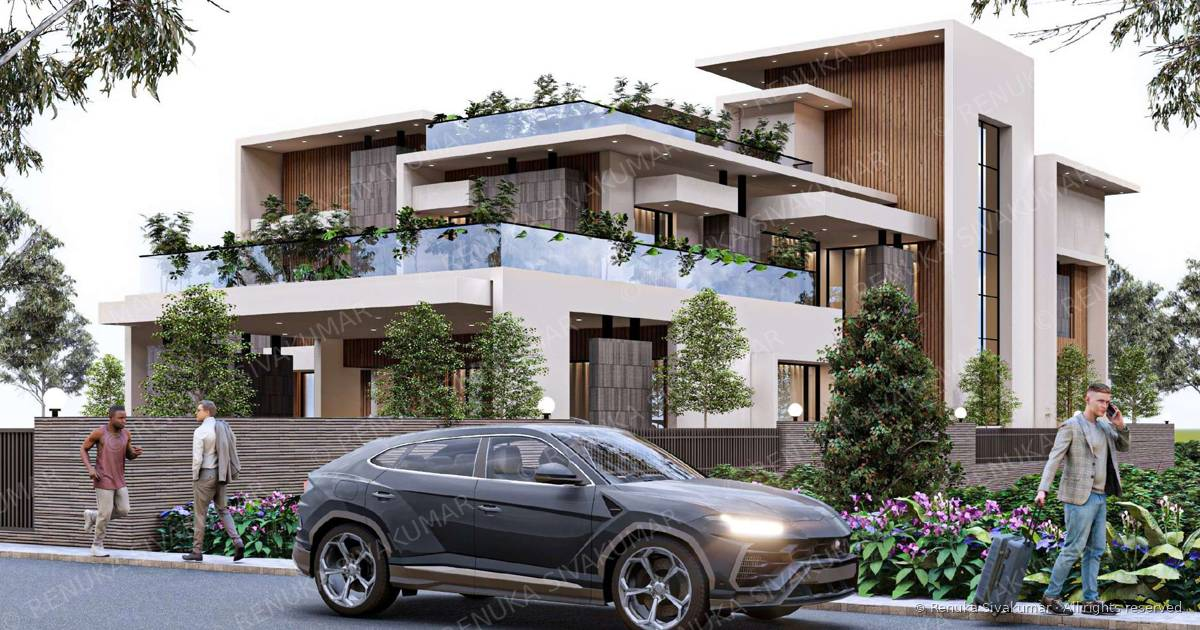
#> input picture assets/share.jpg, 1200 x 630 px
$ python -i protect.py   (imports and definitions only)
#> lines starting #> are read from the running program, lines starting #| are printed output that depends on the picture
#!/usr/bin/env python3
"""
Prepare images for the website: resize, watermark and scramble.

Usage (needs Python 3 + Pillow:  pip install pillow):

    python tools/protect.py  path/to/originals

`originals` must contain the same sub-folders as assets/:
    originals/renders/09-front-view.jpg
    originals/sheets/09-ground-floor-plan.jpg
    originals/img/renuka.jpg            (portrait — resized, not watermarked)

Output goes to assets/<folder>/<name>.bin. In js/data.js keep referring to the
image as  "assets/renders/09-front-view.jpg"  — the site loads the .bin for you.

Keep the full-resolution originals on your own computer; never commit them.
"""
import glob, math, os, re, sys
from PIL import Image, ImageDraw, ImageFont

ROOT = os.path.dirname(os.path.dirname(os.path.abspath(__file__)))
# [1 line not run here, left out]
OWNER = "RENUKA SIVAKUMAR"
MAX = 1600


def font(size):
    for f in ("/usr/share/fonts/truetype/dejavu/DejaVuSans.ttf", "C:/Windows/Fonts/arial.ttf",
              "/System/Library/Fonts/Supplemental/Arial.ttf", "/Library/Fonts/Arial.ttf"):
        if os.path.exists(f):
            return ImageFont.truetype(f, size)
    return ImageFont.load_default()


def tile(im, alpha, frac, color):
    w, h = im.size
    fs = max(14, int(w * frac)); f = font(fs)
    d = int(math.hypot(w, h))
    layer = Image.new("RGBA", (d, d), (0, 0, 0, 0)); dr = ImageDraw.Draw(layer)
    text = "© " + OWNER
    tw = dr.textlength(text + "      ", font=f)
    y, row = 0, 0
    while y < d:
        x = -(row % 2) * tw / 2
        while x < d:
            dr.text((x, y), text, font=f, fill=color + (alpha,)); x += tw
        y += fs * 4.2; row += 1
    layer = layer.rotate(28, resample=Image.BICUBIC)
    o = ((d - w) // 2, (d - h) // 2)
    return Image.alpha_composite(im, layer.crop((o[0], o[1], o[0] + w, o[1] + h)))


def corner(im):
    w, h = im.size
    fs = max(12, int(w * 0.011)); f = font(fs)
    lay = Image.new("RGBA", im.size, (0, 0, 0, 0)); dr = ImageDraw.Draw(lay)
    t = "© " + OWNER.title() + " · All rights reserved"
    tw = dr.textlength(t, font=f); pad = int(fs * 1.4)
    dr.text((w - tw - pad + 1, h - fs - pad + 1), t, font=f, fill=(0, 0, 0, 120))
    dr.text((w - tw - pad, h - fs - pad), t, font=f, fill=(255, 255, 255, 170))
    return Image.alpha_composite(im, lay)


def scramble(data):
    b = bytearray(data)
    for i in range(len(b)):
        b[i] ^= KEY[i % len(KEY)] ^ ((i * 31) & 255)
    return bytes(b)


def main(src):
    import io
    n = 0
    for folder in ("renders", "sheets", "img"):
        files = [f for ext in ("jpg", "jpeg", "png", "webp") for f in glob.glob(os.path.join(src, folder, "*." + ext))]
        os.makedirs(os.path.join(ROOT, "assets", folder), exist_ok=True)
        for f in sorted(files):
            im = Image.open(f).convert("RGBA")
            im.thumbnail((MAX, MAX) if folder != "img" else (700, 700), Image.LANCZOS)
            if folder == "renders":
                im = corner(tile(im, 16, 0.018, (255, 255, 255)))
            elif folder == "sheets":
                im = corner(tile(im, 30, 0.016, (150, 120, 70)))
            buf = io.BytesIO()
            im.convert("RGB").save(buf, "JPEG", quality=78, optimize=True, progressive=True)
            name = os.path.splitext(os.path.basename(f))[0] + ".bin"
            open(os.path.join(ROOT, "assets", folder, name), "wb").write(scramble(buf.getvalue()))
            n += 1
            print("  ✓", folder, name)
    print(f"Done — {n} images protected.")


# [4 lines not run here, left out]

>>> import cv2
>>> picture = cv2.imread('../assets/share.jpg', cv2.IMREAD_GRAYSCALE)
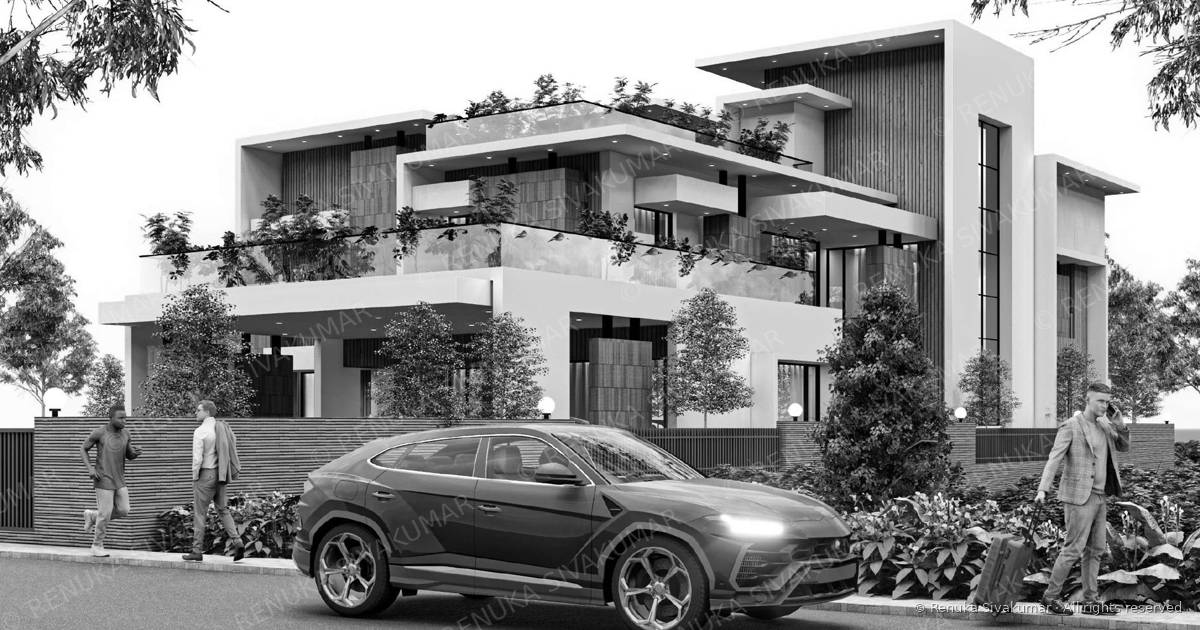
#> picture: shape (630, 1200); min 0, max 255, mean 140.8
#> (the run stopped early here; a loop or call above may not have finished)
